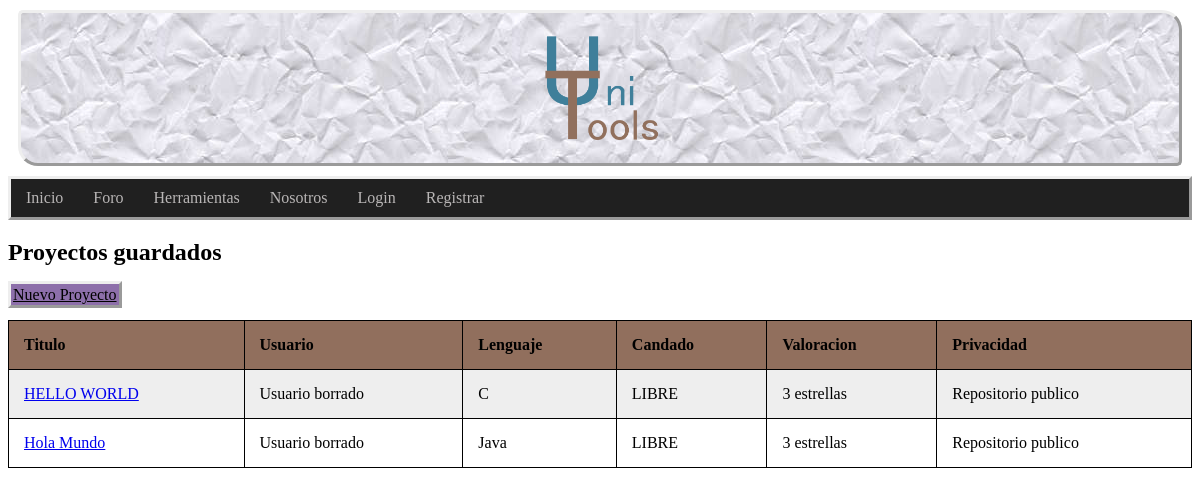
/proyectos.php, run on the app's committed database.
### tables this page shows
CREATE TABLE `project` (
  `id` int(11) NOT NULL,
  `titulo` varchar(100) NOT NULL,
  `candado` tinyint(1) NOT NULL,
  `userId` int(11) NOT NULL,
  `estrellas` int(11) NOT NULL,
  `privado` tinyint(1) NOT NULL,
  `lenguaje` varchar(50) NOT NULL,
  `contenido` varchar(200) NOT NULL,
  `file` varbinary(200) NOT NULL
);

### dao/project_class.php (called while the page is built, shortened)
<?php
class TOUproject {
	private $id;
	private $titulo;
	private $lenguaje;
  	private $candado;
	private $estrellas;
  function __construct($id='',$user='',$titulo='',$contenido='',$lenguaje='',$privado='',$candado='',$estrellas='',$file='')
  {
    $this->id = $id;
    $this->titulo = $titulo;
    $this->lenguaje = $lenguaje;
    $this->candado = $candado;
    $this->estrellas = $estrellas;
  }
  public function get_id(){
		return $this->id;
	}
	public function get_titulo(){
		return $this->titulo;
	}
	public function get_lenguaje(){
		return $this->lenguaje;
	}
  public function get_candado(){
		return $this->candado;
	}
  public function get_estrellas(){
		return $this->estrellas;
	}
 }

### dao/DAO.php (called while the page is built, shortened)
<?php
class DAO {
	public $conn;
	public function __construct() {
		if (!$this->conn){
			if(isset($_SESSION['admin']) && $_SESSION['admin']){
				$this->conn = mysqli_connect("localhost", "root", "", "unitoolsdb");
			}else{
				$this->conn = mysqli_connect("localhost", "Usuario", "", "unitoolsdb");
			}
		}
	}
	public function ejecutarConsulta($query){
		$result = mysqli_query($this->conn, $query) or die($this->conn->error);
        $array = mysqli_fetch_assoc($result);
		return $array;
	}
	public function devolverConsulta($query){
		$result = mysqli_query($this->conn, $query) or die($this->conn->error);
		return $result;
	}
}
?>

### dao/dao_project.php (called while the page is built, shortened)
<?php
include_once('DAO.php');
include_once('project_class.php');
class DAOproject extends DAO {
  public function show_all_data(){
		$sql = sprintf("SELECT * FROM project ORDER BY id DESC");
		$query = $this->devolverConsulta($sql);
        $array = [];
        while($result = mysqli_fetch_assoc($query)){
            $proj = new TOUproject($result['id'],
            $result['userId'], $result['titulo'], $result['contenido'],
             $result['lenguaje'], $result['privado'],$result['candado'],$result['estrellas']);
            array_push($array, $proj);
        }
		return $array;
	}
}

### dao/dao_user.php (called while the page is built, shortened)
<?php
include_once('DAO.php');
class DAOUsuario extends DAO {
	public function search_userId($userId){
		$sql = sprintf("SELECT * FROM user WHERE id_User = $userId");
		if (!$this->ejecutarConsulta($sql))
			return null;
		else
		{
			$result = $this->ejecutarConsulta($sql);
			$user = new TOUser($result['id_user'],$result['email'],$result['password'],$result['username'],$result['premium'], $result['admin']);
			return $user;
		}
	}
}
?>

### proyectos.php (the view, shortened to what this page needs)
<?php
include_once("dao/dao_user.php");
include_once("dao/dao_project.php");
?>
<!DOCTYPE html>
<html>
<head>
    <link rel="stylesheet" type="text/css" href="css/projs.css">
</head>
</head>
<body>
    <div id="contenedor">
        <?php
        require("includes/common/cabecera.php");
        require("includes/common/navegacion.php");
        ?>
	<h2>  Proyectos guardados </h2>
        <div id="contenido">
            <div class="contenido">
                <a class="botonForo" href="nuevo_project.php">Nuevo Proyecto</a>
                <?php
                $dao_project = new DAOproject();
                $dao_user = new DAOUsuario();
                $res = $dao_project->show_all_data();
	         echo "<table id='t01' style='width:100%'>";
	         echo "<tr>";
		echo "<th>Titulo</th>";
		echo "<th>Usuario</th>";
		echo "<th>Lenguaje</th>";
		echo "<th>Candado</th>";
		echo "<th>Valoracion</th>";
		echo "<th>Privacidad</th>";
		echo "</tr>";
		while (!empty($res)) {
                    $curr_proj = array_shift($res);
		    $project_id = $curr_proj->get_id();
		    $usuario = $dao_user->search_userId($project_id);
		    $lenguaje = $curr_proj->get_lenguaje();
                    $title = $curr_proj->get_titulo();
		            $candado = $curr_proj->get_candado();
		            $estrellas = $curr_proj->get_estrellas();
		            $priv = "Repositorio publico";
                    if ($usuario == null) {
                        $username = "Usuario borrado";
                    } else {
                        $username = $usuario->get_username();
                    }
		    if ($candado == 0){
		    	$candado = "LIBRE";
		    }
		    else {
		    	$candado = "EN EDICIÓN";
		    }
		    echo "<tr>";
		    echo "<td>" . "<a href=\"project.php?&id=" . $project_id . "\">" . $title . "</a></td>";
		 echo "<td>" . $username   . "</td>";
                   echo "<td>" . $lenguaje   . "</td>";
                   echo "<td>" . $candado    . "</td>";
		 echo "<td>" .  $estrellas . " estrellas </td>";
		 echo "<td>" . $priv .  "</td>";
		 echo "</tr>";
		}
		echo "</table>";
                ?>
            </div>
        </div>
    </div>
</body>

### css/projs.css (style rules this page uses)
table { width:100%; }
table, th, td { border: 1px solid black; border-collapse: collapse; }
th, td { padding: 15px; text-align: left; }
table#t01 tr:nth-child(even) { background-color: #eee; }
table#t01 tr:nth-child(odd) { background-color: #fff; }
table#t01 th { background-color: #916f5d; color: black; }
.botonForo { border-style: outset; padding: 2px; background-color: rgb(141, 111, 170); color: black; }

### data on the page
project: titulo "HELLO WORLD", username "Usuario borrado", lenguaje "C", candado "LIBRE", estrellas "3", priv "Repositorio publico"
project: titulo "Hola Mundo", username "Usuario borrado", lenguaje "Java", candado "LIBRE", estrellas "3", priv "Repositorio publico"
